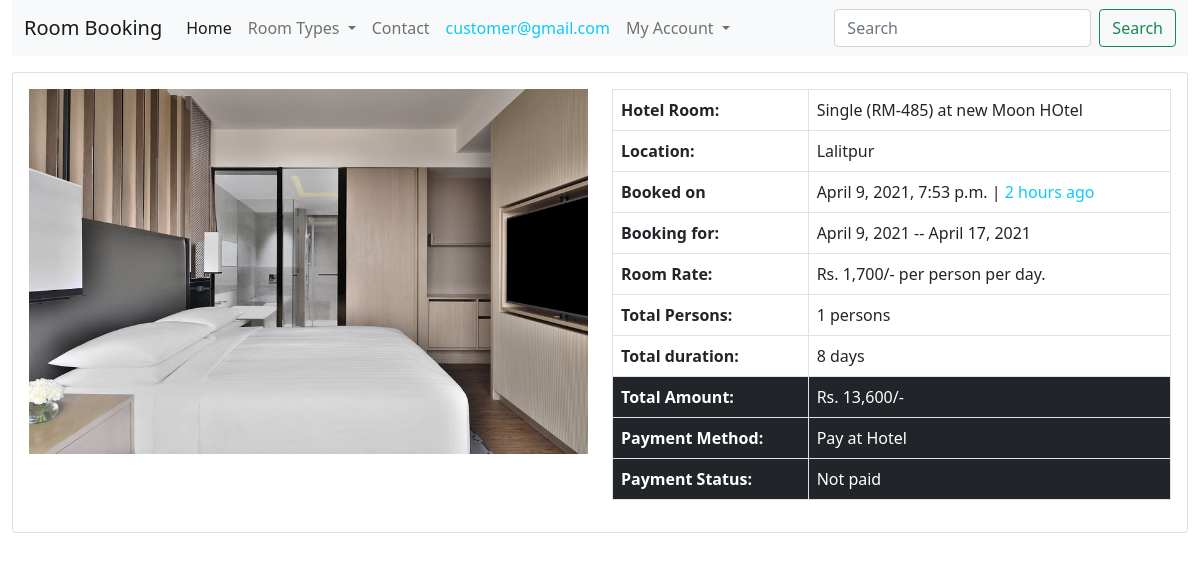
/customer-profile/booking-4/ (signed in), run on the app's committed database.
### hbsapp/models.py (models this page shows, shortened)
class TimeStamp(models.Model):
    created_at = models.DateTimeField(auto_now_add=True)
    updated_at = models.DateTimeField(auto_now=True)
    class Meta:
        abstract = True

class RoomBooking(TimeStamp):
    hotel_room = models.ForeignKey(HotelRoom, on_delete=models.RESTRICT)
    customer = models.ForeignKey(Customer, on_delete=models.RESTRICT)
    total_persons = models.PositiveIntegerField(default=1)
    booking_starts = models.DateField()
    booking_ends = models.DateField()
    message = models.TextField(null=True, blank=True)
    booking_status = models.CharField(max_length=50, choices=BOOKING_STATUS)
    status_remarks = models.CharField(max_length=500, null=True, blank=True)
    customer_checked_in = models.BooleanField(default=False)
    checkin_time = models.DateTimeField(null=True, blank=True)
    checkout_time = models.DateTimeField(null=True, blank=True)
    rating = models.PositiveIntegerField(default=5, choices=RATING)
    amount = models.PositiveIntegerField()
    payment_method = models.ForeignKey(PaymentMethod, on_delete=models.RESTRICT)
    payment_status = models.BooleanField(default=False)
    @property
    def booking_duration(self):
        stay_days = self.booking_ends - self.booking_starts
        stay_days = 1 if stay_days.days == 0 else stay_days.days
        return stay_days

class HotelRoom(TimeStamp):
    hotel = models.ForeignKey(Hotel, on_delete=models.RESTRICT)
    room_type = models.CharField(max_length=50, choices=ROOM_TYPE)
    room_code = models.CharField(max_length=50)
    image = models.ImageField(upload_to="rooms")
    description = models.TextField()
    price = models.PositiveIntegerField()
    view_count = models.BigIntegerField(default=0)

class Hotel(TimeStamp):
    name = models.CharField(max_length=200)
    image = models.ImageField(upload_to="hotels", null=True, blank=True)
    address = models.CharField(max_length=200)
    contact = models.CharField(max_length=200)
    email = models.EmailField(unique=True)
    def __str__(self):
        return self.name

class PaymentMethod(TimeStamp):
    name = models.CharField(max_length=200)
    image = models.ImageField(upload_to="payment_methods")
    test_public_key = models.CharField(max_length=100, null=True, blank=True)
    live_public_key = models.CharField(max_length=100, null=True, blank=True)
    test_secret_key = models.CharField(max_length=100, null=True, blank=True)
    live_secret_key = models.CharField(max_length=100, null=True, blank=True)
    payment_url = models.CharField(max_length=50, null=True, blank=True)
    return_url = models.CharField(max_length=50, null=True, blank=True)
    payment_request_url = models.CharField(max_length=50, null=True, blank=True)
    payment_verify_url = models.CharField(max_length=50, null=True, blank=True)
    def __str__(self):
        return self.name

### hbsapp/views.py (the view)
class CustomerBookingDetailView(CustomerRequiredMixin, ClientMixin, View):
    def get(self, request, *args, **kwargs):
        context = self.context
        try:
            context["booking"] = RoomBooking.objects.get(id=self.kwargs.get("pk"), customer=request.user.customer)
            return render(request, "clienttemplates/customerbookingdetail.html", context)
        except Exception as e:
            messages.error(request, "You are not allowed to view this page.")
            return redirect("hbsapp:clienthome")

### hbsapp/views.py (called while the page is built)
    def dispatch(self, request, *args, **kwargs):
        self.context = {
            "roomtypes": ROOM_TYPE
        }
        return super(ClientMixin, self).dispatch(request, *args, **kwargs)

    def dispatch(self, request, *args, **kwargs):
        try:
            self.customer = request.user.customer
        except Exception as e:
            print(e)
            return redirect(reverse("hbsapp:customerlogin") + "?next=" + request.path)
        return super(CustomerRequiredMixin, self).dispatch(request, *args, **kwargs)

### templates/clienttemplates/customerbookingdetail.html (shortened to what this page needs)
{% extends 'clienttemplates/clientbase.html' %}
{% load humanize %}
{% block content %}
<div class="row mt-3">
    <div class="col-md-12">
        <div class="card p-3">
            <div class="row">
                <div class="col-md-6">
                    <img src="{{booking.hotel_room.image.url}}" class="img-fluid" alt="">
                </div>
                <div class="col-md-6">
                    <table class="table table-bordered">
                        <tbody>
                            <tr>
                                <th>Hotel Room: </th>
                                <td>{{booking.hotel_room.room_type}} ({{booking.hotel_room.room_code}}) at {{booking.hotel_room.hotel}} </td>
                            </tr>
                            <tr>
                                <th>Location: </th>
                                <td>{{booking.hotel_room.hotel.address}}</td>
                            </tr>
                            <tr>
                                <th>Booked on </th>
                                <td>{{booking.created_at}} | <span class="text-info">{{booking.created_at|timesince}} ago</span></td>
                            </tr>
                            <tr>
                                <th>Booking for: </th>
                                <td>{{booking.booking_starts}} -- {{booking.booking_ends}}</td>
                            </tr>
                            <tr>
                                <th>Room Rate: </th>
                                <td>Rs. {{booking.hotel_room.price|intcomma}}/- per person per day.</td>
                            </tr>
                            <tr>
                                <th>Total Persons: </th>
                                <td>{{booking.total_persons}} persons</td>
                            </tr>
                            <tr>
                                <th>Total duration: </th>
                                <td>{{booking.booking_duration}} days</td>
                            </tr>
                        </tbody>
                        <tfoot class="bg-dark text-white">
                            <tr>
                                <th>Total Amount: </th>
                                <td>Rs. {{booking.amount|intcomma}}/-</td>
                            </tr>
                            <tr>
                                <th>Payment Method: </th>
                                <td>{{booking.payment_method}}</td>
                            </tr>
                            <tr>
                                <th>Payment Status: </th>
                                <td>{% if booking.payment_status %} Paid{% else %} Not paid{% endif %}</td>
                            </tr>
                        </tfoot>
                    </table>
                </div>
            </div>
        </div>
    </div>
</div>
{% endblock %}

### templates/clienttemplates/clientbase.html (shortened to what this page needs)
{% load static %}
<!DOCTYPE html>
<html lang="en">
<head>
    <link href="https://cdn.jsdelivr.net/npm/bootstrap@5.0.0-beta3/dist/css/bootstrap.min.css" rel="stylesheet">
</head>
<body class="container-fluid">
    <nav class="navbar navbar-expand-lg navbar-light bg-light">
        <div class="container-fluid">
            <a class="navbar-brand" href="{% url 'hbsapp:clienthome' %}">Room Booking</a>
            <div class="collapse navbar-collapse" id="navbarSupportedContent">
                <ul class="navbar-nav me-auto mb-2 mb-lg-0">
                    <li class="nav-item">
                        <a class="nav-link active" aria-current="page" href="{% url 'hbsapp:clienthome' %}">Home</a>
                    </li>
                    <li class="nav-item dropdown">
                        <a class="nav-link dropdown-toggle" href="#" id="navbarDropdown" role="button"
                            data-bs-toggle="dropdown" aria-expanded="false">
                            Room Types
                        </a>
                    </li>
                    <li class="nav-item">
                        <a class="nav-link" href="{% url 'hbsapp:clienthome' %}">Contact</a>
                    </li>
                    {% if request.user.customer %}
                    <li><a class="nav-link text-info">{{request.user.username}}</a></li>
                    {% endif %}
                    <li class="nav-item dropdown">
                        <a class="nav-link dropdown-toggle" href="#" id="navbarDropdown" role="button"
                            data-bs-toggle="dropdown" aria-expanded="false">
                            My Account
                        </a>
                    </li>
                </ul>
                <form class="d-flex">
                    <input class="form-control me-2" type="search" placeholder="Search" aria-label="Search">
                    <button class="btn btn-outline-success" type="submit">Search</button>
                </form>
            </div>
        </div>
    </nav>
    {% block content %}
    {% endblock %}
</body>
</html>

### data on the page
RoomBooking: hotel_room.image (picture), hotel_room.room_type "Single", hotel_room.room_code "RM-485", hotel_room.hotel "new Moon HOtel", hotel_room.hotel.address "Lalitpur", created_at "April 9, 2021, 7:53 p.m.", created_at "2 hours", booking_starts "April 9, 2021", booking_ends "April 17, 2021", hotel_room.price "1,700", total_persons "1", booking_duration "8", amount "13,600", payment_method "Pay at Hotel"

### other printed values
{{ request.user.username }} "customer@gmail.com"
